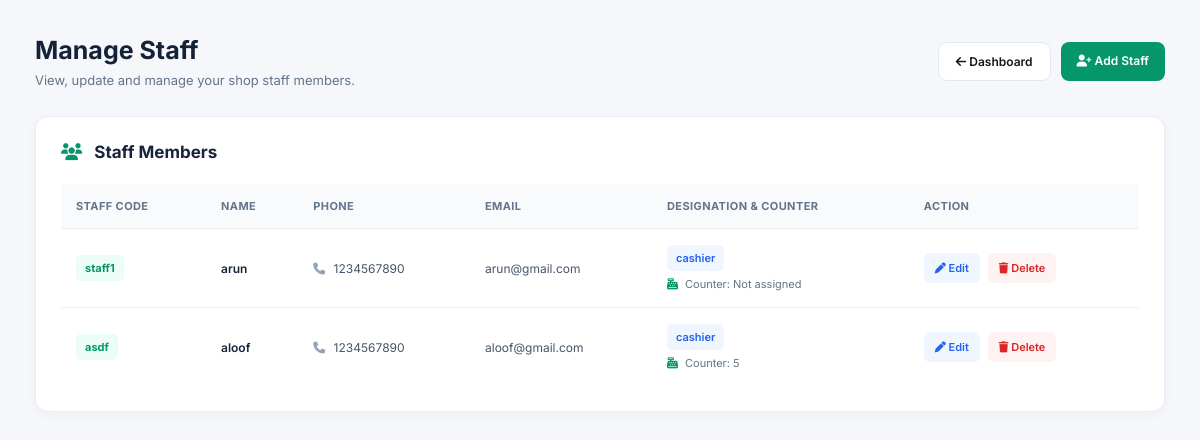
/ManageStaff (signed in), run on an earlier commit of the app's database.
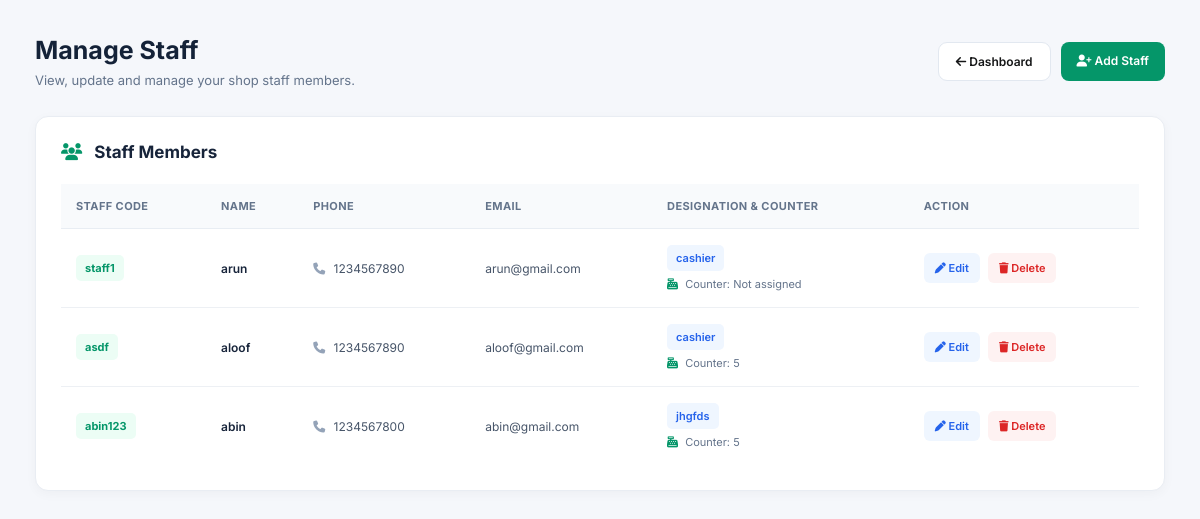
And on a later commit of the database.
### RetailIQApp/models.py (models this page shows)
class StaffTable(models.Model):
    SHOPID = models.ForeignKey(ShopTable, on_delete=models.CASCADE, null=True, blank=True)
    staff_code = models.CharField(max_length=20, null=True, blank=True)
    name = models.CharField(max_length=20, null=True, blank=True)
    phone = models.CharField(max_length=20, null=True, blank=True)
    email = models.EmailField(max_length=50, null=True, blank=True)
    designation = models.CharField(max_length=20, null=True, blank=True)
    assigned_counter = models.IntegerField(null=True, blank=True) #can be null if the shop does not have that counter pattern
    LOGINID = models.ForeignKey(LoginTable, on_delete=models.CASCADE, null=True, blank=True)

### RetailIQApp/views.py (the view)
# urls.py: path('ManageStaff',ManageStaff.as_view(),name='ManageStaff'),
class ManageStaff(View):
    def get(self,request):
        obj = StaffTable.objects.filter(SHOPID__LOGINID_id=request.session['loginid'])
        return render(request,'shop/ManageStaff.html', {'staff_data':obj})

### templates/Shop/manageStaff.html (shortened to what this page needs)
<!DOCTYPE html>
<html lang="en">
<head>
    <link rel="stylesheet" href="https://cdnjs.cloudflare.com/ajax/libs/font-awesome/6.5.0/css/all.min.css">
</head>
<body>
<div class="container">
    <div class="page-header">
        <div>
            <h1>Manage Staff</h1>
            <p>View, update and manage your shop staff members.</p>
        </div>
        <div class="header-actions">
            <a href="shop_home" class="header-btn back-btn">
                <i class="fa-solid fa-arrow-left"></i> Dashboard
            </a>
            <a href="AddStaff" class="header-btn add-btn">
                <i class="fa-solid fa-user-plus"></i> Add Staff
            </a>
        </div>
    </div>
    <div class="card">
        <div class="card-heading">
            <h2>
                <i class="fa-solid fa-users"></i>
                Staff Members
            </h2>
        </div>
        <div class="table-wrapper">
            <table>
                <thead>
                    <tr>
                        <th>Staff Code</th>
                        <th>Name</th>
                        <th>Phone</th>
                        <th>Email</th>
                        <th>Designation & Counter</th>
                        <th>Action</th>
                    </tr>
                </thead>
                <tbody>
                    {% for i in staff_data %}
                    <tr>
                        <td>
                            <span class="staff-code">
                                {{ i.staff_code }}
                            </span>
                        </td>
                        <td class="staff-name">
                            {{ i.name }}
                        </td>
                        <td class="contact">
                            <i class="fa-solid fa-phone" style="color:#94a3b8; margin-right:5px;"></i>
                            {{ i.phone }}
                        </td>
                        <td class="contact">
                            {{ i.email|default:"—" }}
                        </td>
                        <td>
                            <span class="designation">
                                {{ i.designation }}
                            </span>
                            <span class="counter">
                                <i class="fa-solid fa-cash-register"></i>
                                Counter: {{ i.assigned_counter|default:"Not assigned" }}
                            </span>
                        </td>
                        <td>
                            <div class="action-buttons">
                                <a href="editStaff/{{i.id}}" class="action-btn edit-btn">
                                    <i class="fa-solid fa-pen"></i> Edit
                                </a>
                                <a href="deleteStaff/{{i.id}}"
                                   class="action-btn delete-btn"
                                   onclick="return confirm('Are you sure you want to delete this staff member?');">
                                    <i class="fa-solid fa-trash"></i> Delete
                                </a>
                            </div>
                        </td>
                    </tr>
                    {% endfor %}
                </tbody>
            </table>
        </div>
    </div>
</div>
</body>
</html>

What changed in the data, as far as the page shows it:
added StaffTable: staff_code "abin123", name "abin", phone "1234567800", email "abin@gmail.com", designation "jhgfds", assigned_counter "5"
